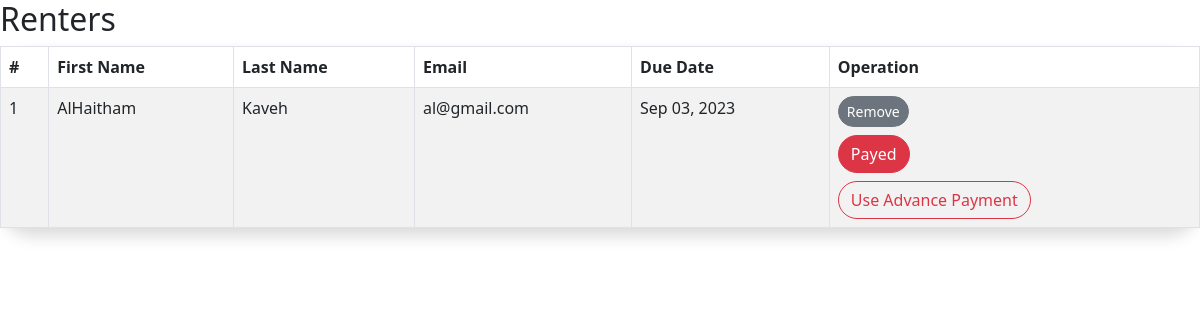
/renterstable.php, run on the app's committed database.
### tables this page shows
CREATE TABLE `rented` (
  `id` int(11) NOT NULL,
  `title` varchar(255) NOT NULL,
  `fName` varchar(255) NOT NULL,
  `lName` varchar(255) NOT NULL,
  `pfPicture` varchar(255) NOT NULL,
  `email` varchar(255) NOT NULL,
  `password` varchar(255) NOT NULL,
  `cPassword` varchar(255) NOT NULL,
  `addOn` varchar(255) NOT NULL,
  `timestamp` timestamp NOT NULL DEFAULT current_timestamp() ON UPDATE current_timestamp(),
  `timeRented` timestamp NOT NULL DEFAULT current_timestamp(),
  `advancePayment` bigint(255) NOT NULL,
  `dateMoved` date NOT NULL
);

### components/retrieveRenters.php (called while the page is built, shortened)
<?php
require 'connect.php';
$rented = array();
$query = "SELECT * FROM rented";
$result = $conn->query($query);
if ($result->num_rows > 0) {
    while ($row = $result->fetch_assoc()) {
        $rented[] = $row;
    }
}
?>

### renterstable.php (the view, shortened to what this page needs)
<?php
require 'components/layout.php';
require 'components/retrieveRenters.php';
?>
<h2>Renters</h2>
<?php if (empty($rented)): ?>
    <p>No data available in this table.</p>
<?php else: ?>
    <table class="table table-striped table-hover table-bordered shadow rounded-5" id="bookAppointment">
        <thead>
            <tr>
                <th>#</th>
                <th>First Name</th>
                <th>Last Name</th>
                <th>Email</th>
                <th>Due Date</th>
                <th>Operation</th>
            </tr>
        </thead>
        <tbody>
            <?php
            $counter = 1;
            foreach ($rented as $user):
                $dateMoved = strtotime($user['dateMoved']);
                $dueDate = date('M d, Y', strtotime('+1 month', $dateMoved));
                $advancePayment = (float) $user['advancePayment'];
                $hasPositiveAdvancePayment = $advancePayment > 0;
                ?>
                <tr>
                    <td>
                        <?php echo $counter++; ?>
                    </td>
                    <td>
                        <?php echo $user['fName']; ?>
                    </td>
                    <td>
                        <?php echo $user['lName']; ?>
                    </td>
                    <td>
                        <?php echo $user['email']; ?>
                    </td>
                    <td>
                        <?php echo $dueDate; ?>
                    </td>
                    <td>
                        <form action="removeRented.php" method="post">
                            <button type="submit" class="btn btn-secondary rounded-pill btn-sm">Remove</button>
                        </form>
                        <form action="resetDueDate.php" method="post">
                            <button type="submit" class="btn btn-danger rounded-pill mt-2">Payed</button>
                        </form>
                        <?php if ($hasPositiveAdvancePayment): ?>
                            <form action="renterstable.php" method="post">
                                <button type="submit" class="btn btn-outline-danger rounded-pill mt-2">Use Advance Payment</button>
                            </form>
                        <?php endif; ?>
                    </td>
                </tr>
            <?php endforeach; ?>
        </tbody>
    </table>
<?php endif; ?>

### data on the page
rented: fName "AlHaitham", lName "Kaveh", email "al@gmail.com", dateMoved "Sep 03, 2023"
